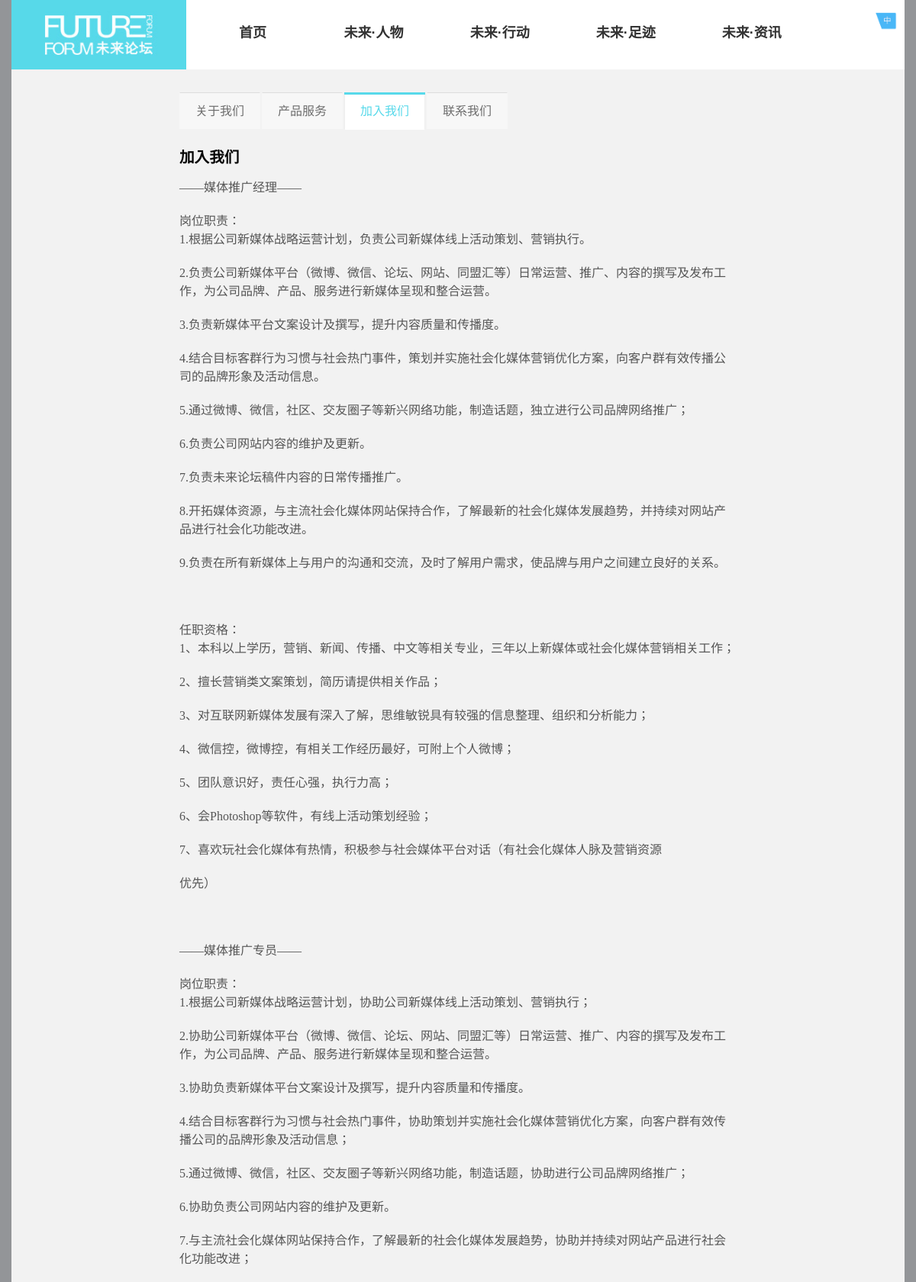
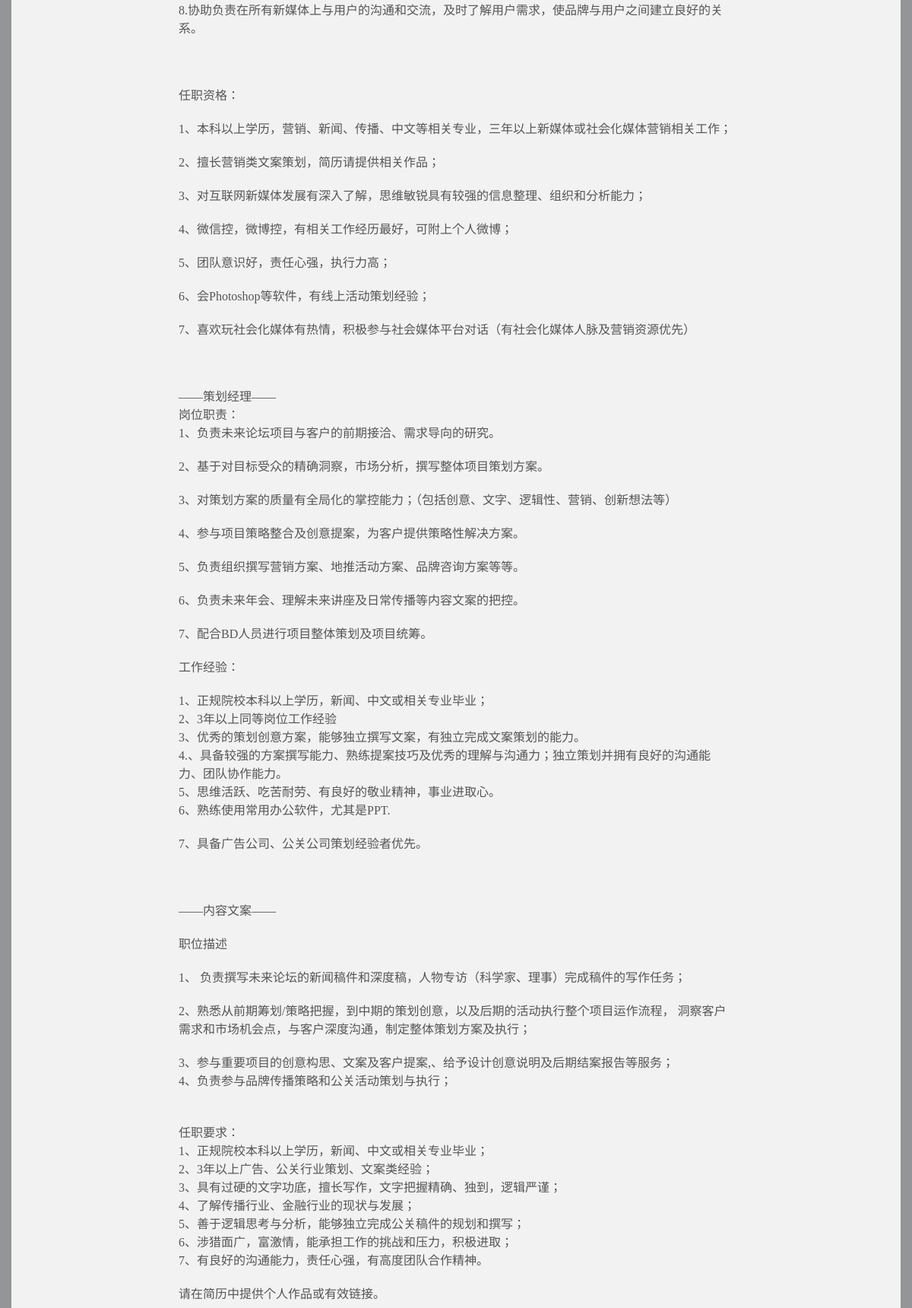
The page /joinus.php (upper part) on the database its author committed (2 pictures, top to bottom).
### tables this page shows
CREATE TABLE `aboutus` (
  `id` int(10) NOT NULL AUTO_INCREMENT,
  `code` varchar(20) DEFAULT NULL,
  `tabtitle` varchar(255) DEFAULT NULL,
  `title` varchar(255) DEFAULT NULL,
  `content` text,
  `content_en` text,
  `tabtitle_en` varchar(255) DEFAULT NULL,
  `title_en` varchar(255) DEFAULT NULL,
  PRIMARY KEY (`id`)
);

### general.php (called while the page is built, shortened)
<?php
function queryDB ($q) {
	$result=accessDB($q);
	return $result['query'];
}
function accessDB($q) {
	$dbc = @mysqli_connect (DB_HOST, DB_USER, DB_PASSWORD, DB_NAME);
	$result=array();
	if (!$dbc) {
		stopBecause('Could not connect to MySQL: ' . mysqli_connect_error(), 201);
	} else {
		mysqli_set_charset($dbc, 'utf8');
	}
	$result['query'] = mysqli_query($dbc, $q);
	$result['insert_id'] = mysqli_insert_id($dbc);
	return $result;
}
function queryResultToRow($r) {
	return mysqli_fetch_array($r, MYSQLI_ASSOC);
}
function queryDB_row ($q) {
	return queryResultToRow(queryDB($q));
}
?>

### joinus.php (the view, shortened to what this page needs)
<!DOCTYPE html>
<html>
<head>
    <link href="bootstrap/css/bootstrap_1200.css" rel="stylesheet">
    <link href="css/style.css" rel="stylesheet" type="text/css" media="screen">
    <link href="css/donghai.css" rel="stylesheet" type="text/css">
</head>
<body style="background-color:#939598; ">
<?php require "headermenu.php" ?>
<?php
$aboutDb=queryDB_row("select * from aboutus where id=3");
?>
<div class="container" style="padding:30px">
    <div class="row tabs" font-family: 'Microsoft YaHei',"微软雅黑", 'Avenir Next',Avenir,'Helvetica Neue',Helvetica,'Lantinghei SC','Hiragino Sans GB',STHeiti,'WenQuanYi Micro Hei',SimSun,sans-serif;>
        <div class="col-sm-8 text-center col-sm-offset-2">
           <ul class="nav nav-tabs " style="font-size: 16px">
              <li><a href="/aboutus.php">关于我们</a></li>
              <li ><a href="/product.php">产品服务</a></li>
              <li class="active"><a href="#">加入我们</a></li>
              <li><a href="/contactus.php">联系我们</a></li>
            </ul>
        </div>
        <div class="col-sm-8 col-sm-offset-2 about-content" style="margin-top: 0px"> <br>
                <h4 class="t-h1"><?php echo $aboutDb['title'] ?></h4>
                <div class="ctt-wrap">
                    <div style="font-size: 16px">
                        <?php echo $aboutDb['content'] ?>
                    </div>
                </div>
        </div>
    </div>
</div>
</body>
</html>

### headermenu.php (shortened to what this page needs)
<div id="headl">
<div class="container" style="background-color: #F2F2F2; ">
    <div class="row hidden-xs" style="background-color:#FFF;">
        <a href="index.php">
            <img src="img/logo250.jpg" style="width: 19.53125%" alt="Future Forum 未来论坛">
        </a>
        <a href="<?php echo "http://".$_SERVER['HTTP_HOST']."/index.php"; ?>"><span style="width:12.7%" class="HPtopmenu">首页</span></a>
        <a href="<?php echo "http://".$_SERVER['HTTP_HOST']."/people.php"; ?>"><span style="width:13.8%" class="HPtopmenu1">未来·人物</span></a>
        <a href="<?php echo "http://".$_SERVER['HTTP_HOST']."/index.php#action"; ?>"><span style="width:13.8%" class="HPtopmenu2">未来·行动</span></a>
        <a href="<?php echo "http://".$_SERVER['HTTP_HOST']."/footprints.php"; ?>"><span style="width:13.8%" class="HPtopmenu3">未来·足迹</span></a>
        <a href="<?php echo "http://".$_SERVER['HTTP_HOST']."/news.php"; ?>"><span style="width:13.8%" class="HPtopmenu4">未来·资讯</span></a>
        <a class="header-language-cn" href="<?php echo "http://".$_SERVER['HTTP_HOST']."/index_en.php"; ?>"><img src="/contents/language/l_chinese.png" style="width: 100%" alt=""> </a>
    </div>
</div>
</div>

### css/donghai.css (style rules this page uses)
.header-language-cn { float: right; position: relative; margin-right: 10px; margin-top: 1.2%; width: 65px; height: 29px; }
.about-content { margin-top: 35px; }
body { background-color:#939598; }
.container, .container-fluid { background-color: #F2F2F2; }
.HPtopmenu { display:inline-block; font-size: 18px; font-weight: 700; text-align: center; font-family: 'Akkurat Pro','Source Han Sans CN', sans-serif; }
.HPtopmenu1 { display:inline-block; font-size: 18px; font-weight: 700; text-align: center; font-family: 'Akkurat Pro','Source Han Sans CN', sans-serif; }
.HPtopmenu2 { display:inline-block; font-size: 18px; font-weight: 700; text-align: center; font-family: 'Akkurat Pro','Source Han Sans CN', sans-serif; }
.HPtopmenu3 { display:inline-block; font-size: 18px; font-weight: 700; text-align: center; font-family: 'Akkurat Pro','Source Han Sans CN', sans-serif; }
.HPtopmenu4 { display:inline-block; font-size: 18px; font-weight: 700; text-align: center; font-family: 'Akkurat Pro','Source Han Sans CN', sans-serif; }
@media (min-width: 768px) { .header-language-cn { width: 45.5px; height: 20.3px; } }
@media (min-width: 992px) and (max-width: 1309px) { .header-language-cn { width: 55.25px; height: 24.65px; } }

### rows shown on the page
aboutus: title "加入我们", content "——媒体推广经理—— 岗位职责： 1.根据公司新媒体战略运营计划，负责公司新媒体线上活动策划、营销执行。 2.负责公司新媒体平台（微博、微信、论坛、网站、同盟汇等）日常运营、推广、内容的撰写及发布工作，为公司品牌、产品、服务进行新媒体呈现和整合运营。 3.负责新媒体平台文案设计及撰写，提升内容质量和传播度。 4.结合目标客群行为习惯与社会热门事件，策划并实施社会化媒体营销优化方案，向客户群有效传播公司的品牌形象及活动信息。 5.通过微博、微信，社区、交友圈子等新兴网络功能，制造话题，独立进行公司品牌网络推广； 6.负责公司网站内容的维护及更新。 7.负责未来论坛稿件内容的日常传播推广。 8.开拓媒体资源，与主流社会化媒体网站保持合作，了解最新的社会化媒体发展趋势，并持续对网站产品进行社会化功能改进。 9.负责在所有新媒体上与用户的沟通和交流，及时了解用户需求，使品牌与用户之间建立良好的关系。 任职资格： 1、本科以上学历，营销、新闻、传播、中文等相关专业，三年以上新媒体或社会化媒体营销相关工作； 2、擅长营销类文案策划，简历请提供相关作品； 3、对互联网新媒体发展有深入了解，思维敏锐具有较强的信息整理、组织和分析能力； 4、微信控，微博控，有相关工作经历最好，可附上个人微博； 5、团队意识好，责任心强，执行力高； 6、会Photoshop等软件，有线上活动策划经验； 7、喜欢玩社会化媒体有热情，积极参与社会媒体平台对话（有社会化媒体人脉及营销资源 优先） ——媒体推广专员—— 岗位职责： 1.根据公司新媒体战略运营计划，协助公司新媒体线上活动策划、营销执行；…"
